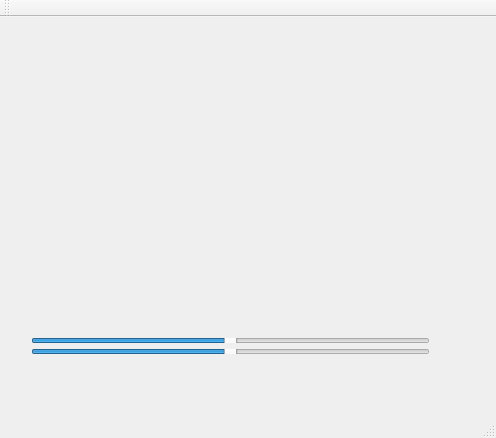
<?xml version="1.0" encoding="UTF-8"?>
<ui version="4.0">
 <class>MainWindow</class>
 <widget class="QMainWindow" name="MainWindow">
  <property name="geometry">
   <rect>
    <x>0</x>
    <y>0</y>
    <width>496</width>
    <height>438</height>
   </rect>
  </property>
  <property name="windowTitle">
   <string>MainWindow</string>
  </property>
  <widget class="QWidget" name="centralWidget">
   <widget class="GLWidget" name="gl_widget" native="true">
    <property name="geometry">
     <rect>
      <x>20</x>
      <y>10</y>
      <width>421</width>
      <height>281</height>
     </rect>
    </property>
   </widget>
   <widget class="QWidget" name="">
    <property name="geometry">
     <rect>
      <x>20</x>
      <y>310</y>
      <width>421</width>
      <height>38</height>
     </rect>
    </property>
    <layout class="QVBoxLayout" name="verticalLayout">
     <item>
      <widget class="QSlider" name="alpha_slider">
       <property name="minimum">
        <number>-360</number>
       </property>
       <property name="maximum">
        <number>360</number>
       </property>
       <property name="orientation">
        <enum>Qt::Horizontal</enum>
       </property>
      </widget>
     </item>
     <item>
      <widget class="QSlider" name="beta_slider">
       <property name="minimum">
        <number>-360</number>
       </property>
       <property name="maximum">
        <number>360</number>
       </property>
       <property name="orientation">
        <enum>Qt::Horizontal</enum>
       </property>
      </widget>
     </item>
    </layout>
   </widget>
  </widget>
  <widget class="QMenuBar" name="menuBar">
   <property name="geometry">
    <rect>
     <x>0</x>
     <y>0</y>
     <width>496</width>
     <height>22</height>
    </rect>
   </property>
  </widget>
  <widget class="QToolBar" name="mainToolBar">
   <attribute name="toolBarArea">
    <enum>TopToolBarArea</enum>
   </attribute>
   <attribute name="toolBarBreak">
    <bool>false</bool>
   </attribute>
  </widget>
  <widget class="QStatusBar" name="statusBar"/>
 </widget>
 <layoutdefault spacing="6" margin="11"/>
 <customwidgets>
  <customwidget>
   <class>GLWidget</class>
   <extends>QWidget</extends>
   <header>glwidget.h</header>
   <container>1</container>
  </customwidget>
 </customwidgets>
 <resources/>
 <connections/>
</ui>
